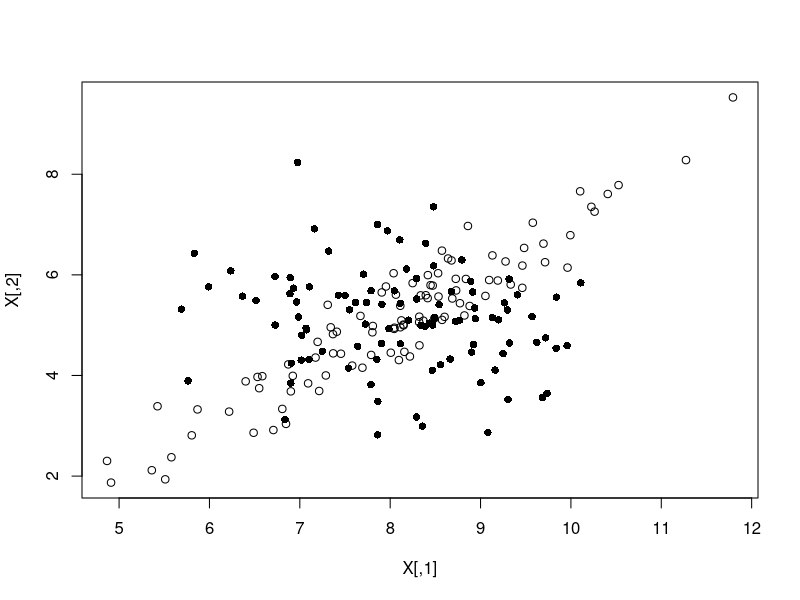
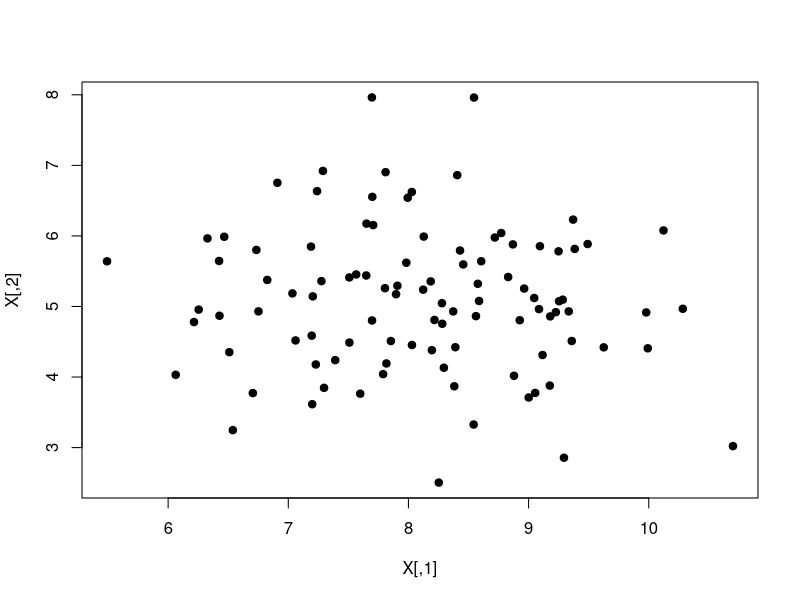

These charts were generated, in order, by the following R code:
## ---- chunk 1
rm(list = ls())
knitr::opts_chunk$set(
  echo = TRUE,
  message = FALSE,
  warning = FALSE,
  comment = "#>"
)
## ---- chunk 2
library(MASS)

# Define mean vector and positive-definite covariance matrix
mu <- c(8, 5)
E <- matrix(c(2, 1.9, 
                  1.9, 2), nrow = 2)

# Generate 100 random samples
X <- mvrnorm(n = 100, mu = mu, Sigma = E)
## ---- chunk 3
#' Decorrelate vector by cholesky decomposition
#'
#' I grabbed the definition from here: https://en.wikipedia.org/wiki/Whitening_transformation#Definition
#' the code: NA handling, recycling, warnings, side effects.
#'
#' @param x matrix of variables to decorrelate
#' @param E variance covariance matrix of vector elements, should be a square matrix
#' @param center default is FALSE, whether the returned matrix should be centered at zero in every dimmension. The default returns a matrix where each dimmension is centered at it's mean
#' @return matrix of decorrelated variables, same shape as x
#' @export
#' @examples
#' # Define mean vector and positive-definite covariance matrix
#' mu <- c(8, 5)
#' E <- matrix(c(2, 1.9, 1.9, 2), nrow = 2)
#' X <- MASS::mvrnorm(n = 100, mu = mu, Sigma = E)
#' cholesky_decorrelate(X, E)
cholesky_decorrelate <- function(x, E, center = F) {
  # Validate: type, length, missing values, empty input.
  stopifnot(is.numeric(x), is.numeric(E), !is.null(x), !is.null(E), !any(is.na(x)), !any(is.na(E)), all(dim(x) > 1), all(dim(E) > 1), all(diag(E) > 0))
  # whitening operations need centered data
  mu <- colMeans(x)
  # invert the matrix
  E_inv <- solve(E)
  # cholesky decomposition
  W = chol(E_inv)
  # transpose decomposed matrix
  # t(W) %*% W %*% E gives the identity matrix
  Wt <- t(W)
  # decorrelation
  y = sweep(x, 2, mu, "-") %*% Wt
  # Return decorrelated values with or without mean
  if(!center){
    return(sweep(y, 2, mu, "+"))  
  } else{
    return(y)
  }
}

# compare correlated and uncorrelated data
plot(X)
points(cholesky_decorrelate(X, E, center = F), pch = 16)

mu <- c(8, 5)
E <- matrix(c(1, 0, 0, 1), nrow = 2)
X <- mvrnorm(n = 100, mu = mu, Sigma = E)

plot(X)
points(cholesky_decorrelate(X, E, center = F), pch = 16)
